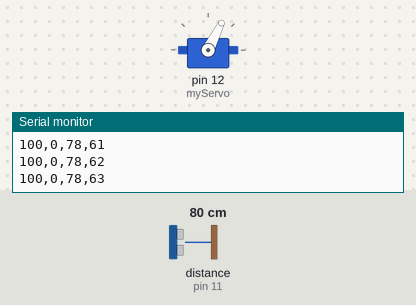
A sketch run on a simulated Arduino Uno, built with avr-gcc and run on an emulated ATmega328P. Shown: servo, the last lines printed to the serial monitor. Wiring (inferred from the names in the program): ultrasonic range finder: trigger pin 10; echo pin 11. The inputs (shaded band) are chosen by the test bench; at power-on: distance to the obstacle (sensor on pin 11) 80 cm. The echo pulse lasts 58.3 µs per cm.

Above: at 1.2 s.
1.3 s: distance to the obstacle (sensor on pin 11) set to 4 cm
At 1.8 s:
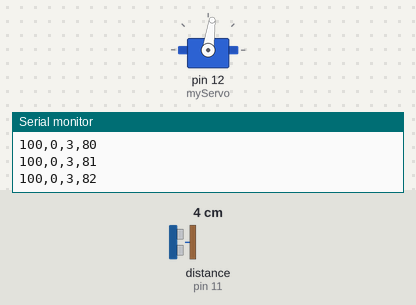
4.3 s: distance to the obstacle (sensor on pin 11) set to 299 cm
At 4.48 s:
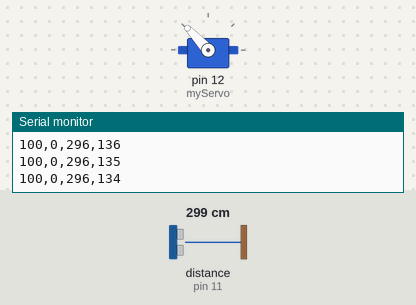
7.3 s: distance to the obstacle (sensor on pin 11) set to 2 cm
At 8.3 s:
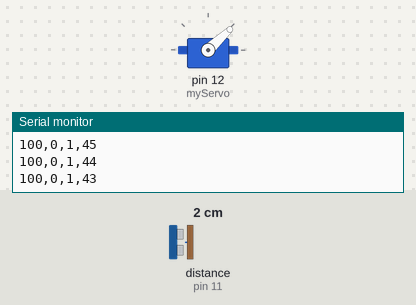
Timing chart, 0 to 16.3 s (numbered marks = the images above; inputs shaded):
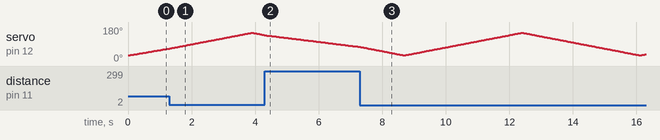

The sketch:

radar.ino
```cpp
// Includes the Servo library
#include <Servo.h>.

// Defines Tirg and Echo pins of the Ultrasonic Sensor
const int trigPin = 10;
const int echoPin = 11;

// Variables for the duration,distance and angle
long duration;
int distance;
int angle;

int MIN = 30;
int MAX = 150;

// String that will be send
char message[128];

//Position
char posX[] = "100";
char posY[] = "0";

Servo myServo; // Creates a servo object for controlling the servo motor

void setup() {
  pinMode(trigPin, OUTPUT); // Sets the trigPin as an Output
  pinMode(echoPin, INPUT); // Sets the echoPin as an Input

  Serial.begin(9600);

  myServo.attach(12); // Defines on which pin is the servo motor attached
  //myServo.write(0);
}

void loop() {
  // rotates the servo motor from 15 to 165 degrees
  for(angle = MIN; angle < MAX; angle++){
    myServo.write(angle);

    distance = calculateDistance();// Calls a function for calculating the distance measured by the Ultrasonic sensor for each degree

    sendMessage(angle,distance);
    delay(30);
  }

    // Repeats the previous lines from 165 to 15 degrees
  for(angle = MAX; angle > MIN; angle--){
    myServo.write(angle);

    distance = calculateDistance();

    sendMessage(angle,distance);
    delay(30);
  }
}

void sendMessage(int angle_, int distance_) {
  char distanceChar[20];
  char angleChar[20];
  char str[128];

  sprintf(distanceChar, "%d", distance_);
  sprintf(angleChar, "%d", angle_);

  strcpy(str, posX);
  strcat(str, ",");
  strcat(str, posY);
  strcat(str, ",");
  strcat(str, distanceChar);
  strcat(str, ",");
  strcat(str, angleChar);
  strcat(str, "\n");

  //Serial.println(str);

  Serial.write(str);
}

// Function for calculating the distance measured by the Ultrasonic sensor
int calculateDistance() {
  digitalWrite(trigPin, LOW);
  delayMicroseconds(2);
  // Sets the trigPin on HIGH state for 10 micro seconds
  digitalWrite(trigPin, HIGH);
  delayMicroseconds(10);
  digitalWrite(trigPin, LOW);
  duration = pulseIn(echoPin, HIGH); // Reads the echoPin, returns the sound wave travel time in microseconds
  distance = duration * 0.034 / 2;
  //distance = duration/58.2;
  return distance;
}
```
